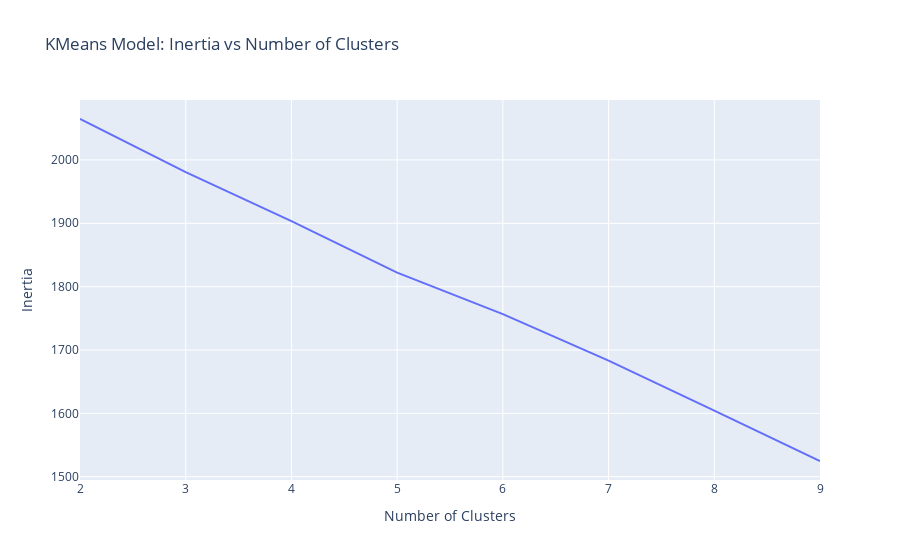

Here is the notebook cell this chart was saved with:
### Code cell
# Create line plot of `inertia_errors` vs `n_clusters`
fig = px.line(
    x = n_clusters,
    y = inertia_errors,
    title = 'KMeans Model: Inertia vs Number of Clusters'
)

fig.update_layout(
    xaxis_title = 'Number of Clusters',
    yaxis_title='Inertia'
)

fig.show()

### Figure 1 — Plotly figure (JSON) as saved in the notebook; plotly's stock layout.template omitted (floating-point values rounded to 4 significant figures)
{"data": [{"hovertemplate": "x=%{x}<br>y=%{y}<extra></extra>", "legendgroup": "", "line": {"color": "#636efa", "dash": "solid"}, "marker": {"symbol": "circle"}, "mode": "lines", "name": "", "orientation": "v", "showlegend": false, "type": "scatter", "x": [2, 3, 4, 5, 6, 7, 8, 9], "xaxis": "x", "y": [2065.0, 1981.0, 1903.0, 1822.0, 1757.0, 1683.0, 1604.0, 1525.0], "yaxis": "y"}], "layout": {"legend": {"tracegroupgap": 0}, "title": {"text": "KMeans Model: Inertia vs Number of Clusters"}, "xaxis": {"anchor": "y", "domain": [0, 1], "title": {"text": "Number of Clusters"}}, "yaxis": {"anchor": "x", "domain": [0, 1], "title": {"text": "Inertia"}}}}
